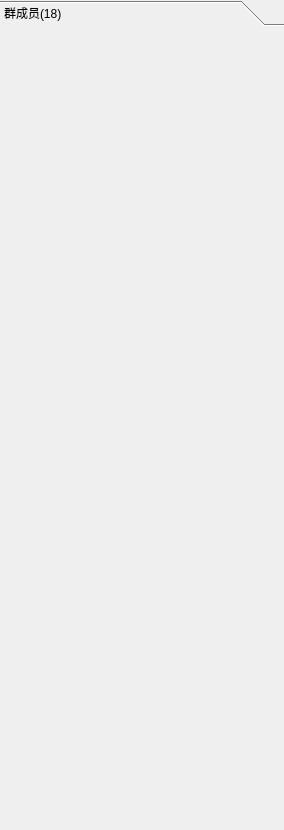
<?xml version="1.0" encoding="UTF-8"?>
<ui version="4.0">
 <class>DlgContactList</class>
 <widget class="QWidget" name="DlgContactList">
  <property name="geometry">
   <rect>
    <x>0</x>
    <y>0</y>
    <width>284</width>
    <height>830</height>
   </rect>
  </property>
  <property name="minimumSize">
   <size>
    <width>281</width>
    <height>528</height>
   </size>
  </property>
  <property name="windowTitle">
   <string>Form</string>
  </property>
  <layout class="QVBoxLayout" name="verticalLayout">
   <property name="leftMargin">
    <number>0</number>
   </property>
   <property name="topMargin">
    <number>0</number>
   </property>
   <property name="rightMargin">
    <number>0</number>
   </property>
   <property name="bottomMargin">
    <number>0</number>
   </property>
   <item>
    <widget class="QToolBox" name="toolBox">
     <property name="sizePolicy">
      <sizepolicy hsizetype="Preferred" vsizetype="Preferred">
       <horstretch>0</horstretch>
       <verstretch>0</verstretch>
      </sizepolicy>
     </property>
     <property name="currentIndex">
      <number>0</number>
     </property>
     <widget class="QWidget" name="page">
      <property name="geometry">
       <rect>
        <x>0</x>
        <y>0</y>
        <width>284</width>
        <height>804</height>
       </rect>
      </property>
      <attribute name="label">
       <string>群成员(18)</string>
      </attribute>
      <layout class="QVBoxLayout" name="vLayout">
       <property name="leftMargin">
        <number>0</number>
       </property>
       <property name="topMargin">
        <number>0</number>
       </property>
       <property name="rightMargin">
        <number>0</number>
       </property>
       <property name="bottomMargin">
        <number>0</number>
       </property>
      </layout>
     </widget>
    </widget>
   </item>
  </layout>
 </widget>
 <resources/>
 <connections/>
</ui>
